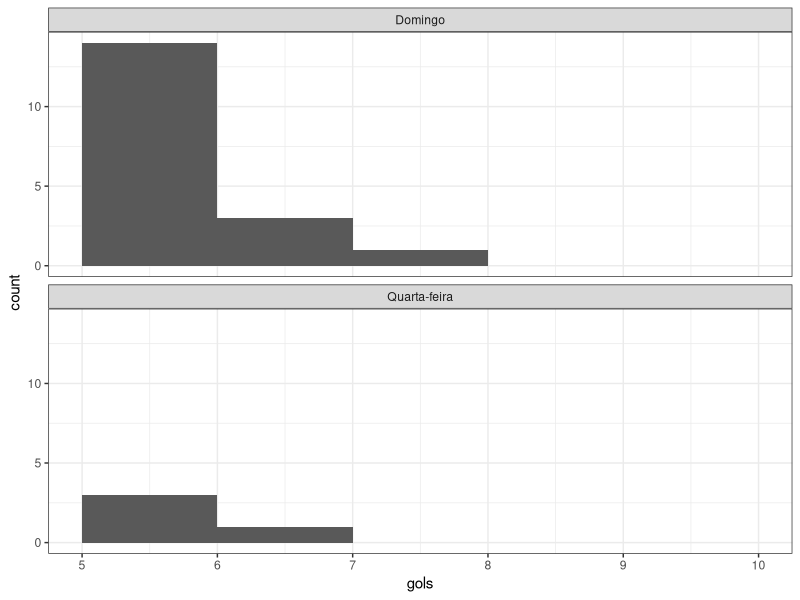
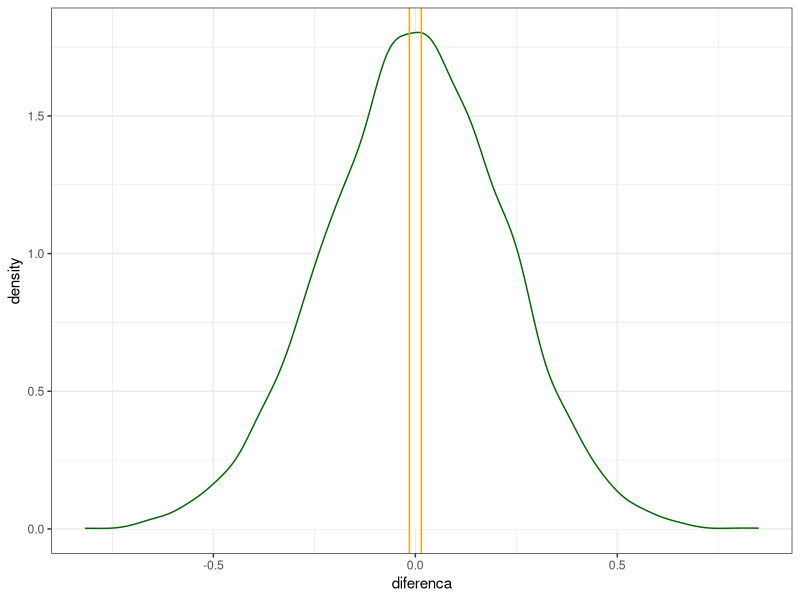

Generate these figures, in order, with R:
## ---- chunk 1
library(tidyverse)
theme_set(theme_bw())

library(broom)
knitr::opts_chunk$set(tidy = FALSE,
                      fig.width = 6,
                      fig.height = 5)

## ---- chunk 2
dados = read.csv2(here::here("data/campeonato-brasileiro-full.csv"))

glimpse(dados)
## ---- chunk 3
dados = dados %>% 
    filter(Dia == "Domingo" | Dia == "Quarta-feira")
glimpse(dados)
## ---- chunk 4
dados %>% 
    ggplot(aes(x = gols)) + 
    geom_histogram(binwidth = 1, boundary = 0) + 
    facet_wrap(~ Dia, 
               ncol = 1) + 
    xlim(5, 10)
## ---- chunk 5
dados %>% 
    group_by(Dia) %>% 
    summarise(mean(gols))
## ---- chunk 6
theta_diferenca = function(d, i){
    gols_dados = d %>% 
        slice(i) %>% 
        group_by(Dia) %>% 
        summarise(gols_media = mean(gols)) 
    
    domingo = gols_dados %>% filter(Dia == "Domingo") %>% pull(gols_media)
    quarta = gols_dados %>% filter(Dia == "Quarta-feira") %>% pull(gols_media)
    
    domingo - quarta
}


theta_diferenca(dados, 1:NROW(dados))
## ---- chunk 7
library(boot)
dados %>% 
    boot(statistic = theta_diferenca, R = 4000) %>% 
    tidy(conf.level = 0.95, 
         conf.int = TRUE)
## ---- chunk 8
theta_embaralhado = function(d){
    gols_dados = d %>% 
        mutate(dia_embaralhado = sample(Dia, n())) %>% 
        group_by(dia_embaralhado) %>% 
        summarise(gols_media = mean(gols)) 
    
    domingo = gols_dados %>% filter(dia_embaralhado == "Domingo") %>% pull(gols_media)
    quarta = gols_dados %>% filter(dia_embaralhado == "Quarta-feira") %>% pull(gols_media)
    
    domingo - quarta
}

theta_embaralhado(dados)
## ---- chunk 9
diffs1 = replicate(5000, {theta_embaralhado(dados)})
tibble(diferenca = diffs1) %>% 
  ggplot(aes(x = diferenca)) + 
  # geom_histogram(binwidth = .2, fill = "white", color = "darkgreen") + 
    geom_density(fill = "white", color = "darkgreen") + 
  geom_vline(xintercept = theta_diferenca(dados, 1:NROW(dados)), 
             color = "orange") + 
    geom_vline(xintercept = - theta_diferenca(dados, 1:NROW(dados)), 
             color = "orange")
## ---- chunk 10
mean(abs(diffs1) >= abs(theta_diferenca(dados, 1:NROW(dados))))
